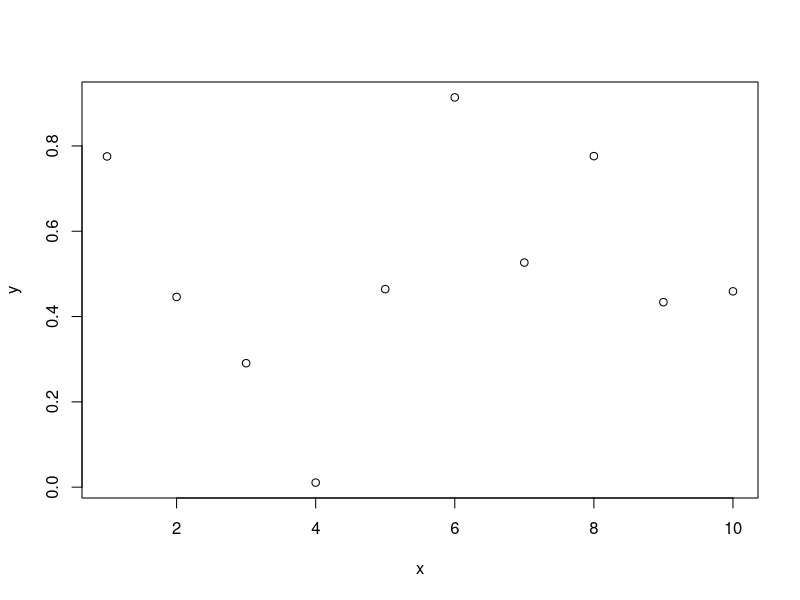
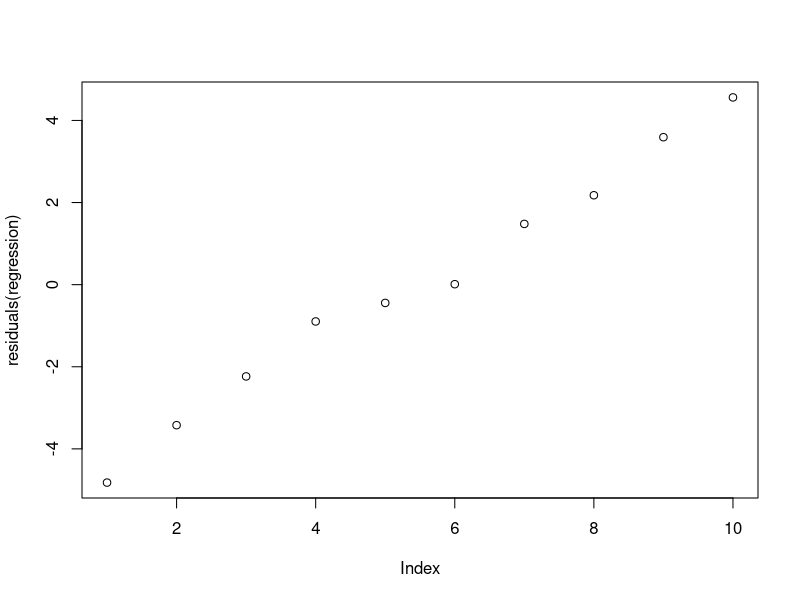

Recreate these plots in R, in order.


x <- 1:10
y <- runif(10)

data <- cbind(x,y)
 
plot(data)

regression <- lm(x~y)
regression

plot(residuals(regression))
